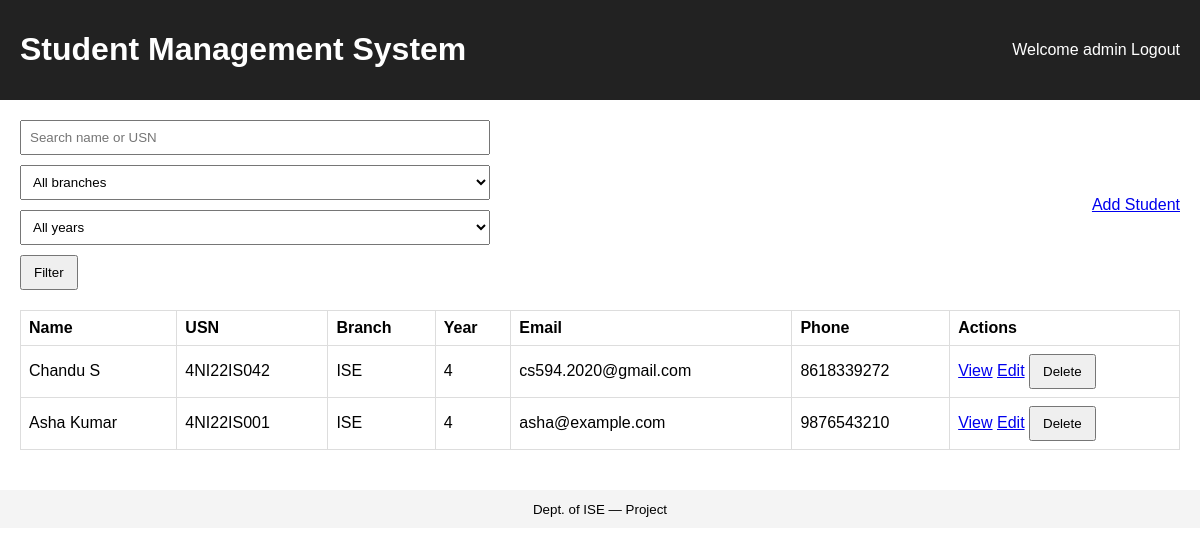
The page /dashboard (signed in) on the database its author committed.
### models.py (models this page shows)
class Student(db.Model):
    id = db.Column(db.Integer, primary_key=True)
    name = db.Column(db.String(150), nullable=False)
    usn = db.Column(db.String(30), nullable=False, unique=True)
    branch = db.Column(db.String(50), nullable=False)
    year = db.Column(db.Integer, nullable=False)
    email = db.Column(db.String(120))
    phone = db.Column(db.String(20))
    created_at = db.Column(db.DateTime, default=datetime.utcnow)

### app.py (the view)
    @app.route('/dashboard')
    @login_required
    def dashboard():
        q = request.args.get('q', '').strip()
        branch = request.args.get('branch', '')
        year = request.args.get('year', '')
        students = Student.query
        if q:
            students = students.filter((Student.name.ilike(f'%{q}%')) | (Student.usn.ilike(f'%{q}%')))
        if branch:
            students = students.filter_by(branch=branch)
        if year:
            try:
                y = int(year)
                students = students.filter_by(year=y)
            except:
                pass
        students = students.order_by(Student.created_at.desc()).all()
        branches = [s.branch for s in Student.query.distinct(Student.branch)]
        years = sorted({s.year for s in Student.query.all()})
        return render_template('dashboard.html', students=students, branches=branches, years=years, q=q, sel_branch=branch, sel_year=year)

### templates/dashboard.html (shortened to what this page needs)
{% extends "base.html" %}
{% block content %}
<div class="toolbar">
  <form method="get" action="{{ url_for('dashboard') }}" class="search-form">
    <input type="search" name="q" placeholder="Search name or USN" value="{{ q }}">
    <select name="branch">
      <option value="">All branches</option>
    </select>
    <select name="year">
      <option value="">All years</option>
    </select>
    <button type="submit">Filter</button>
  </form>
  <a class="btn" href="{{ url_for('add_student') }}">Add Student</a>
</div>
<table class="students-table">
  <thead>
    <tr><th>Name</th><th>USN</th><th>Branch</th><th>Year</th><th>Email</th><th>Phone</th><th>Actions</th></tr>
  </thead>
  <tbody>
    {% for s in students %}
    <tr data-id="{{ s.id }}">
      <td>{{ s.name }}</td>
      <td>{{ s.usn }}</td>
      <td>{{ s.branch }}</td>
      <td>{{ s.year }}</td>
      <td>{{ s.email }}</td>
      <td>{{ s.phone }}</td>
      <td>
        <a href="{{ url_for('view_student', sid=s.id) }}">View</a>
        <a href="{{ url_for('edit_student', sid=s.id) }}">Edit</a>
        <form method="post" action="{{ url_for('delete_student', sid=s.id) }}" style="display:inline" onsubmit="return confirm('Delete?')">
          <button type="submit">Delete</button>
        </form>
      </td>
    </tr>
    {% endfor %}
  </tbody>
</table>
{% endblock %}

### templates/base.html (shortened to what this page needs)
<!doctype html>
<html>
<head>
  <link rel="stylesheet" href="{{ url_for('static', filename='css/style.css') }}">
</head>
<body>
  <header>
    <h1><a href="{{ url_for('dashboard') }}">Student Management System</a></h1>
    <nav>
      {% if session.username %}
      <span>Welcome {{ session.username }}</span>
      <a href="{{ url_for('logout') }}">Logout</a>
      {% endif %}
    </nav>
  </header>
  <main>
    {% block content %}{% endblock %}
  </main>
  <footer>
    <small>Dept. of ISE — Project</small>
  </footer>
</body>
</html>

### static/css/style.css (style rules this page uses)
body { font-family: Arial, sans-serif; margin:0; padding:0; }
header { background:#222; color:#fff; padding:10px 20px; display:flex; justify-content:space-between; align-items:center; }
header a { color:#fff; text-decoration:none; }
main { padding:20px; }
input, select { padding:8px; width:100%; box-sizing:border-box; margin-bottom:10px; }
button { padding:8px 12px; }
.students-table { width:100%; border-collapse:collapse; margin-top:20px; }
.students-table th, .students-table td { border:1px solid #ddd; padding:8px; text-align:left; }
.toolbar { display:flex; justify-content:space-between; align-items:center; gap:10px; }
footer { text-align:center; padding:10px; background:#f4f4f4; margin-top:20px; }

### rows shown on the page
Student: name "Chandu S", usn "4NI22IS042", branch "ISE", year "4", email "cs594.2020@gmail.com", phone "8618339272"
Student: name "Asha Kumar", usn "4NI22IS001", branch "ISE", year "4", email "asha@example.com", phone "9876543210"

### other values the page prints
{{ session.username }} "admin"
